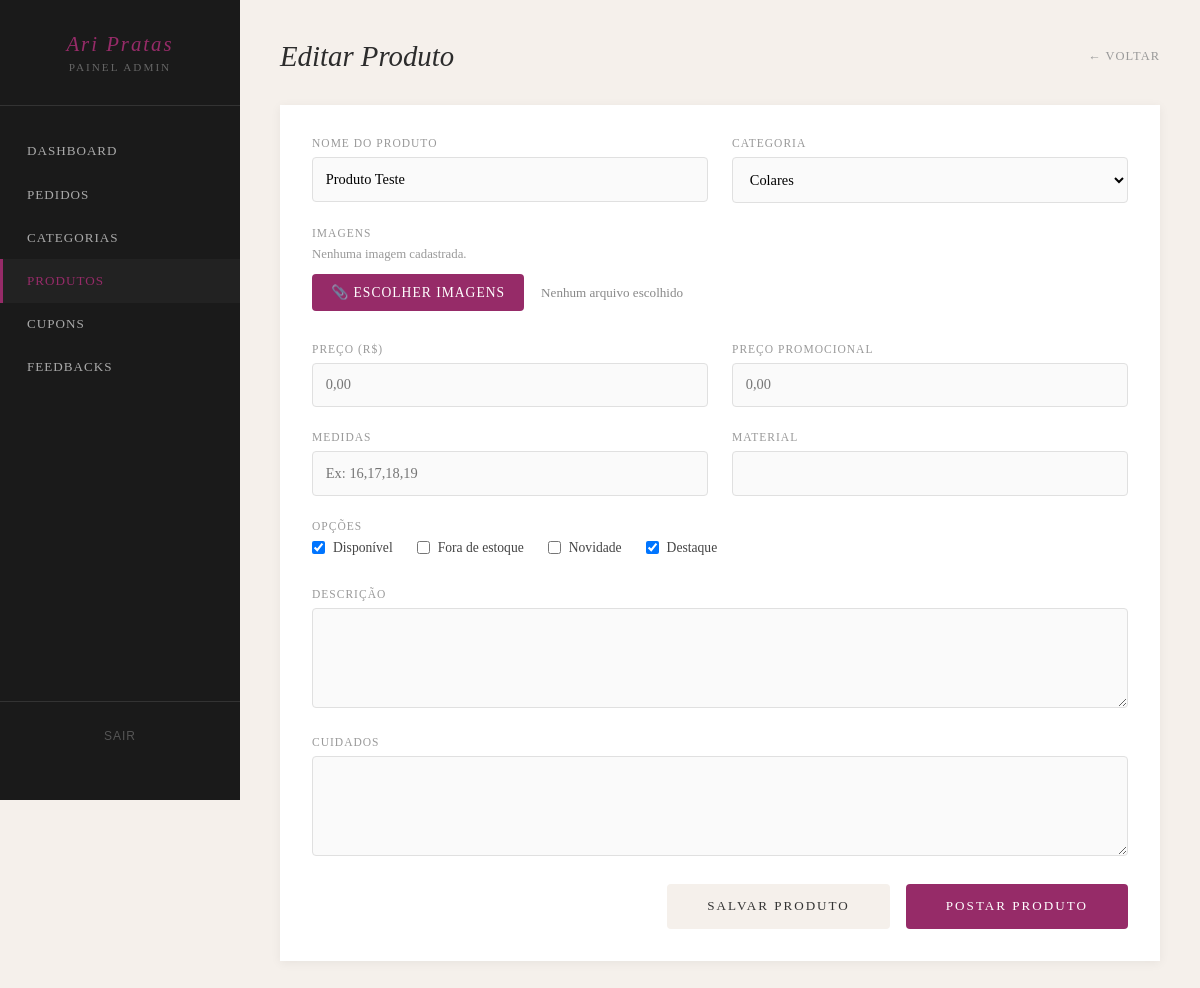
The page /painel/produtos/11/editar/ (signed in) on the database its author committed.
### loja/models.py (models this page shows, shortened)
class Produto(models.Model):
    nome = models.CharField(max_length=200)
    slug = models.SlugField(unique=True, blank=True)
    categoria = models.ForeignKey(Categoria, on_delete=models.SET_NULL, null=True, blank=True)
    preco = models.DecimalField(max_digits=10, decimal_places=2, null=True, blank=True)
    preco_original = models.DecimalField(max_digits=10, decimal_places=2, blank=True, null=True)
    promocao_ativa = models.BooleanField(default=False)
    descricao = models.TextField(blank=True)
    material = models.CharField(max_length=200, blank=True)
    medidas = models.CharField(max_length=200, blank=True)
    cuidados = models.TextField(blank=True)
    destaque = models.BooleanField(default=False)
    novo = models.BooleanField(default=False)
    disponivel = models.BooleanField(default=True)
    criado_em = models.DateTimeField(auto_now_add=True)
    fora_estoque = models.BooleanField(default=False)
    class Meta:
        verbose_name_plural = "Produtos"

class Categoria(models.Model):
    nome = models.CharField(max_length=100)
    slug = models.SlugField(unique=True, blank=True)
    icone = models.CharField(max_length=10, blank=True)  # ex: 💍
    class Meta:
        verbose_name_plural = "Categorias"

### painel/views.py (the view, shortened to what this page needs)
# urls.py: path('produtos/<int:produto_id>/editar/', views.produto_editar, name='produto_editar'),
@staff_member_required(login_url='/login/')
def produto_editar(request, produto_id):
    produto = get_object_or_404(Produto, id=produto_id)
    categorias = Categoria.objects.all()
    return render(request, 'painel/produto_form.html', {'produto': produto, 'categorias': categorias})

### templates/painel/produto_form.html (shortened to what this page needs)
{% extends 'painel/base.html' %}
{% block content %}
<div class="page-header">
  <h2>{% if produto %}Editar Produto{% else %}Novo Produto{% endif %}</h2>
  <a href="{% url 'painel:produtos_lista' %}" class="btn-voltar">← Voltar</a>
</div>
<div class="form-box">
  <form method="post" enctype="multipart/form-data">
    <div class="form-grid">
      <div class="form-grupo">
        <label>Nome do Produto</label>
        <input type="text" name="nome" value="{{ produto.nome|default:'' }}" required>
      </div>
      <div class="form-grupo">
        <label>Categoria</label>
        <select name="categoria">
          {% for cat in categorias %}
          <option value="{{ cat.id }}" {% if produto.categoria_id == cat.id %}selected{% endif %}>{{ cat.nome }}</option>
          {% endfor %}
        </select>
      </div>
    </div>
    <div class="form-grupo">
      <label>Imagens</label>
      {% if produto and produto.imagens.all %}
      <div class="imgs-grid">
        {% for img in produto.imagens.all %}
        <div class="img-item {% if img.principal %}principal{% endif %}">
          <img src="{{ img.imagem.url }}" alt="">
          <div class="img-item-labels">
            <label>
              <input type="radio" name="imagem_principal" value="{{ img.id }}" {% if img.principal %}checked{% endif %}> Principal
            </label>
            <label class="remover">
              <input type="checkbox" name="deletar_imagem" value="{{ img.id }}"> Remover
            </label>
          </div>
        </div>
        {% endfor %}
      </div>
      <p style="font-size:0.75rem; color:#999; margin-bottom:0.8rem;">Marque "Principal" para definir a foto de capa. Marque "Remover" para deletar.</p>
      {% elif produto %}
      <p style="font-size:0.8rem; color:#999; margin-bottom:0.8rem;">Nenhuma imagem cadastrada.</p>
      {% endif %}
      <label for="input-imagens" style="display:inline-block; padding:0.6rem 1.2rem; background:#962b68; color:white; border-radius:4px; cursor:pointer; font-size:0.85rem; font-family:'Georgia', serif;">
  📎 Escolher imagens
</label>
<span id="nome-imagens" style="margin-left:0.8rem; font-size:0.82rem; color:#888;">Nenhum arquivo escolhido</span>
    </div>
    <div class="form-grid">
      <div class="form-grupo">
        <label>Preço (R$)</label>
        <input type="text" name="preco_original" value="{{ produto.preco_original|default:'' }}" placeholder="0,00" oninput="mascaraPreco(this)" >
      </div>
      <div class="form-grupo">
        <label>Preço promocional</label>
        <input type="text" name="preco" value="{{ produto.preco|default:'' }}"  placeholder="0,00" oninput="mascaraPreco(this)">
      </div>
    </div>
    <div class="form-grid">
      <div class="form-grupo">
        <label>Medidas</label>
        <input type="text" name="medidas" value="{{ produto.medidas|default:'' }}" placeholder="Ex: 16,17,18,19">
      </div>
      <div class="form-grupo">
        <label>Material</label>
        <input type="text" name="material" value="{{ produto.material|default:'' }}">
      </div>
    </div>
    <div class="form-grupo">
      <label>Opções</label>
      <div class="form-checks">
        <label><input type="checkbox" name="disponivel" {% if produto.disponivel or not produto %}checked{% endif %}> Disponível</label>
        <label><input type="checkbox" name="fora_estoque" {% if produto.fora_estoque %}checked{% endif %}> Fora de estoque</label>
        <label><input type="checkbox" name="novo" {% if produto.novo %}checked{% endif %}> Novidade</label>
        <label><input type="checkbox" name="destaque" {% if produto.destaque %}checked{% endif %}> Destaque</label>
      </div>
    </div>
    <div class="form-grupo">
      <label>Descrição</label>
      <textarea name="descricao">{{ produto.descricao|default:'' }}</textarea>
    </div>
    <div class="form-grupo">
      <label>Cuidados</label>
      <textarea name="cuidados">{{ produto.cuidados|default:'' }}</textarea>
    </div>
    <div style="display:flex; gap:1rem; flex-wrap:wrap;" class="btns-form">
      <button type="submit" name="acao" value="salvar" class="btn-salvar">Salvar Produto</button>
      <button type="submit" name="acao" value="postar" class="btn-postar">Postar Produto</button>
    </div>
  </form>
</div>
{% endblock %}

### rows shown on the page
Produto: nome "Produto Teste", categoria "Colares", disponivel "☑", destaque "☑"
